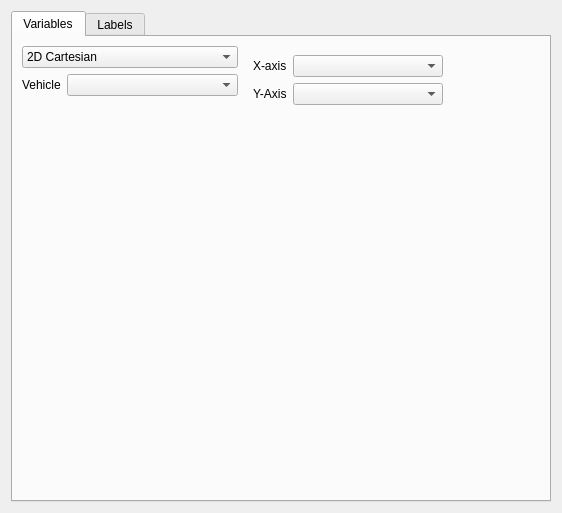
<?xml version="1.0" encoding="UTF-8"?>
<ui version="4.0">
 <class>PlottingTool</class>
 <widget class="QDialog" name="PlottingTool">
  <property name="geometry">
   <rect>
    <x>0</x>
    <y>0</y>
    <width>562</width>
    <height>513</height>
   </rect>
  </property>
  <property name="windowTitle">
   <string>Plotting tool</string>
  </property>
  <layout class="QVBoxLayout" name="verticalLayout">
   <item>
    <widget class="QTabWidget" name="optionsTab">
     <property name="sizePolicy">
      <sizepolicy hsizetype="Preferred" vsizetype="Preferred">
       <horstretch>0</horstretch>
       <verstretch>0</verstretch>
      </sizepolicy>
     </property>
     <property name="currentIndex">
      <number>0</number>
     </property>
     <widget class="QWidget" name="variablesPage">
      <attribute name="title">
       <string>Variables</string>
      </attribute>
      <layout class="QVBoxLayout" name="verticalLayout_4">
       <item>
        <layout class="QHBoxLayout" name="horizontalLayout">
         <item>
          <layout class="QVBoxLayout" name="verticalLayout_3">
           <item>
            <widget class="QComboBox" name="plotTypeCombo">
             <property name="minimumSize">
              <size>
               <width>171</width>
               <height>0</height>
              </size>
             </property>
             <item>
              <property name="text">
               <string>2D Cartesian</string>
              </property>
             </item>
             <item>
              <property name="text">
               <string>3D Cartesian</string>
              </property>
             </item>
            </widget>
           </item>
           <item>
            <layout class="QFormLayout" name="formLayout_2">
             <item row="0" column="0">
              <widget class="QLabel" name="label">
               <property name="text">
                <string>Vehicle</string>
               </property>
              </widget>
             </item>
             <item row="0" column="1">
              <widget class="QComboBox" name="vehicleCombo">
               <property name="minimumSize">
                <size>
                 <width>171</width>
                 <height>0</height>
                </size>
               </property>
              </widget>
             </item>
            </layout>
           </item>
          </layout>
         </item>
         <item>
          <widget class="QStackedWidget" name="variablesStack">
           <property name="currentIndex">
            <number>0</number>
           </property>
           <widget class="QWidget" name="page_1">
            <layout class="QFormLayout" name="formLayout_3">
             <item row="0" column="0">
              <widget class="QLabel" name="label_2">
               <property name="text">
                <string>X-axis</string>
               </property>
              </widget>
             </item>
             <item row="0" column="1">
              <widget class="QComboBox" name="xValueCombo_2D">
               <property name="minimumSize">
                <size>
                 <width>150</width>
                 <height>0</height>
                </size>
               </property>
               <property name="maximumSize">
                <size>
                 <width>150</width>
                 <height>16777215</height>
                </size>
               </property>
              </widget>
             </item>
             <item row="1" column="0">
              <widget class="QLabel" name="label_4">
               <property name="text">
                <string>Y-Axis</string>
               </property>
              </widget>
             </item>
             <item row="1" column="1">
              <widget class="QComboBox" name="yValueCombo_2D">
               <property name="minimumSize">
                <size>
                 <width>150</width>
                 <height>0</height>
                </size>
               </property>
               <property name="maximumSize">
                <size>
                 <width>150</width>
                 <height>16777215</height>
                </size>
               </property>
              </widget>
             </item>
            </layout>
           </widget>
           <widget class="QWidget" name="page_2">
            <layout class="QFormLayout" name="formLayout_4">
             <item row="0" column="0">
              <widget class="QLabel" name="label_3">
               <property name="text">
                <string>X-axis</string>
               </property>
              </widget>
             </item>
             <item row="0" column="1">
              <widget class="QComboBox" name="xValueCombo_3D">
               <property name="minimumSize">
                <size>
                 <width>150</width>
                 <height>0</height>
                </size>
               </property>
               <property name="maximumSize">
                <size>
                 <width>150</width>
                 <height>16777215</height>
                </size>
               </property>
              </widget>
             </item>
             <item row="1" column="0">
              <widget class="QLabel" name="label_5">
               <property name="text">
                <string>Y-Axis</string>
               </property>
              </widget>
             </item>
             <item row="1" column="1">
              <widget class="QComboBox" name="yValueCombo_3D">
               <property name="minimumSize">
                <size>
                 <width>150</width>
                 <height>0</height>
                </size>
               </property>
               <property name="maximumSize">
                <size>
                 <width>150</width>
                 <height>16777215</height>
                </size>
               </property>
              </widget>
             </item>
             <item row="2" column="0">
              <widget class="QLabel" name="label_8">
               <property name="text">
                <string>Z-Axis</string>
               </property>
              </widget>
             </item>
             <item row="2" column="1">
              <widget class="QComboBox" name="zValueCombo_3D">
               <property name="minimumSize">
                <size>
                 <width>150</width>
                 <height>0</height>
                </size>
               </property>
               <property name="maximumSize">
                <size>
                 <width>150</width>
                 <height>16777215</height>
                </size>
               </property>
              </widget>
             </item>
            </layout>
           </widget>
          </widget>
         </item>
        </layout>
       </item>
      </layout>
     </widget>
     <widget class="QWidget" name="labelsPage">
      <attribute name="title">
       <string>Labels</string>
      </attribute>
      <layout class="QFormLayout" name="formLayout">
       <item row="0" column="0">
        <widget class="QLabel" name="label_10">
         <property name="text">
          <string>Graph title:</string>
         </property>
        </widget>
       </item>
       <item row="0" column="1">
        <widget class="QLineEdit" name="titleEdit"/>
       </item>
       <item row="1" column="0">
        <widget class="QLabel" name="label_11">
         <property name="text">
          <string>X-axis label:</string>
         </property>
        </widget>
       </item>
       <item row="1" column="1">
        <widget class="QLineEdit" name="xAxisLabelEdit"/>
       </item>
       <item row="2" column="0">
        <widget class="QLabel" name="label_12">
         <property name="text">
          <string>Y-axis label:</string>
         </property>
        </widget>
       </item>
       <item row="2" column="1">
        <widget class="QLineEdit" name="yAxisLabelEdit"/>
       </item>
       <item row="3" column="0">
        <widget class="QLabel" name="label_13">
         <property name="text">
          <string>Z-axis label:</string>
         </property>
        </widget>
       </item>
       <item row="3" column="1">
        <widget class="QLineEdit" name="zAxisLabelEdit"/>
       </item>
      </layout>
     </widget>
    </widget>
   </item>
  </layout>
 </widget>
 <resources/>
 <connections>
  <connection>
   <sender>plotTypeCombo</sender>
   <signal>currentIndexChanged(int)</signal>
   <receiver>variablesStack</receiver>
   <slot>setCurrentIndex(int)</slot>
   <hints>
    <hint type="sourcelabel">
     <x>159</x>
     <y>57</y>
    </hint>
    <hint type="destinationlabel">
     <x>401</x>
     <y>176</y>
    </hint>
   </hints>
  </connection>
 </connections>
</ui>
